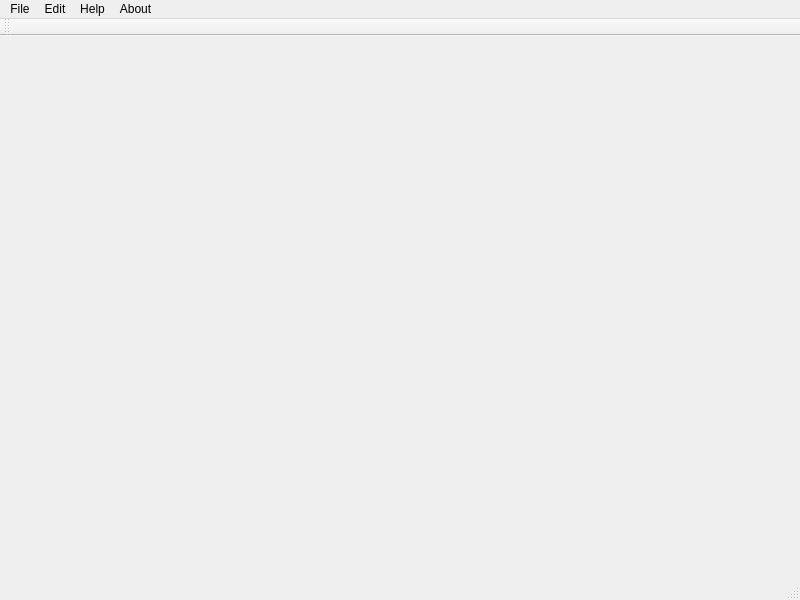
<?xml version="1.0" encoding="UTF-8"?>
<ui version="4.0">
 <class>MainWindow</class>
 <widget class="QMainWindow" name="MainWindow">
  <property name="windowModality">
   <enum>Qt::ApplicationModal</enum>
  </property>
  <property name="geometry">
   <rect>
    <x>0</x>
    <y>0</y>
    <width>800</width>
    <height>600</height>
   </rect>
  </property>
  <property name="windowTitle">
   <string>MainWindow</string>
  </property>
  <property name="unifiedTitleAndToolBarOnMac">
   <bool>true</bool>
  </property>
  <widget class="QWidget" name="centralWidget"/>
  <widget class="QMenuBar" name="menuBar">
   <property name="geometry">
    <rect>
     <x>0</x>
     <y>0</y>
     <width>800</width>
     <height>21</height>
    </rect>
   </property>
   <widget class="QMenu" name="menuFile">
    <property name="title">
     <string>File</string>
    </property>
    <addaction name="actionNew"/>
    <addaction name="actionOpen"/>
    <addaction name="actionSave"/>
    <addaction name="actionSave_As"/>
    <addaction name="separator"/>
    <addaction name="actionExit"/>
   </widget>
   <widget class="QMenu" name="menuEdit">
    <property name="title">
     <string>Edit</string>
    </property>
   </widget>
   <widget class="QMenu" name="menuHelp">
    <property name="title">
     <string>Help</string>
    </property>
   </widget>
   <widget class="QMenu" name="menuAbout">
    <property name="title">
     <string>About</string>
    </property>
   </widget>
   <addaction name="menuFile"/>
   <addaction name="menuEdit"/>
   <addaction name="menuHelp"/>
   <addaction name="menuAbout"/>
  </widget>
  <widget class="QToolBar" name="mainToolBar">
   <attribute name="toolBarArea">
    <enum>TopToolBarArea</enum>
   </attribute>
   <attribute name="toolBarBreak">
    <bool>false</bool>
   </attribute>
  </widget>
  <widget class="QStatusBar" name="statusBar"/>
  <action name="actionNew">
   <property name="text">
    <string>New</string>
   </property>
  </action>
  <action name="actionOpen">
   <property name="text">
    <string>Open</string>
   </property>
  </action>
  <action name="actionSave">
   <property name="text">
    <string>Save</string>
   </property>
  </action>
  <action name="actionSave_As">
   <property name="text">
    <string>Save As</string>
   </property>
  </action>
  <action name="actionExit">
   <property name="text">
    <string>Exit</string>
   </property>
  </action>
 </widget>
 <layoutdefault spacing="6" margin="11"/>
 <resources/>
 <connections/>
</ui>
